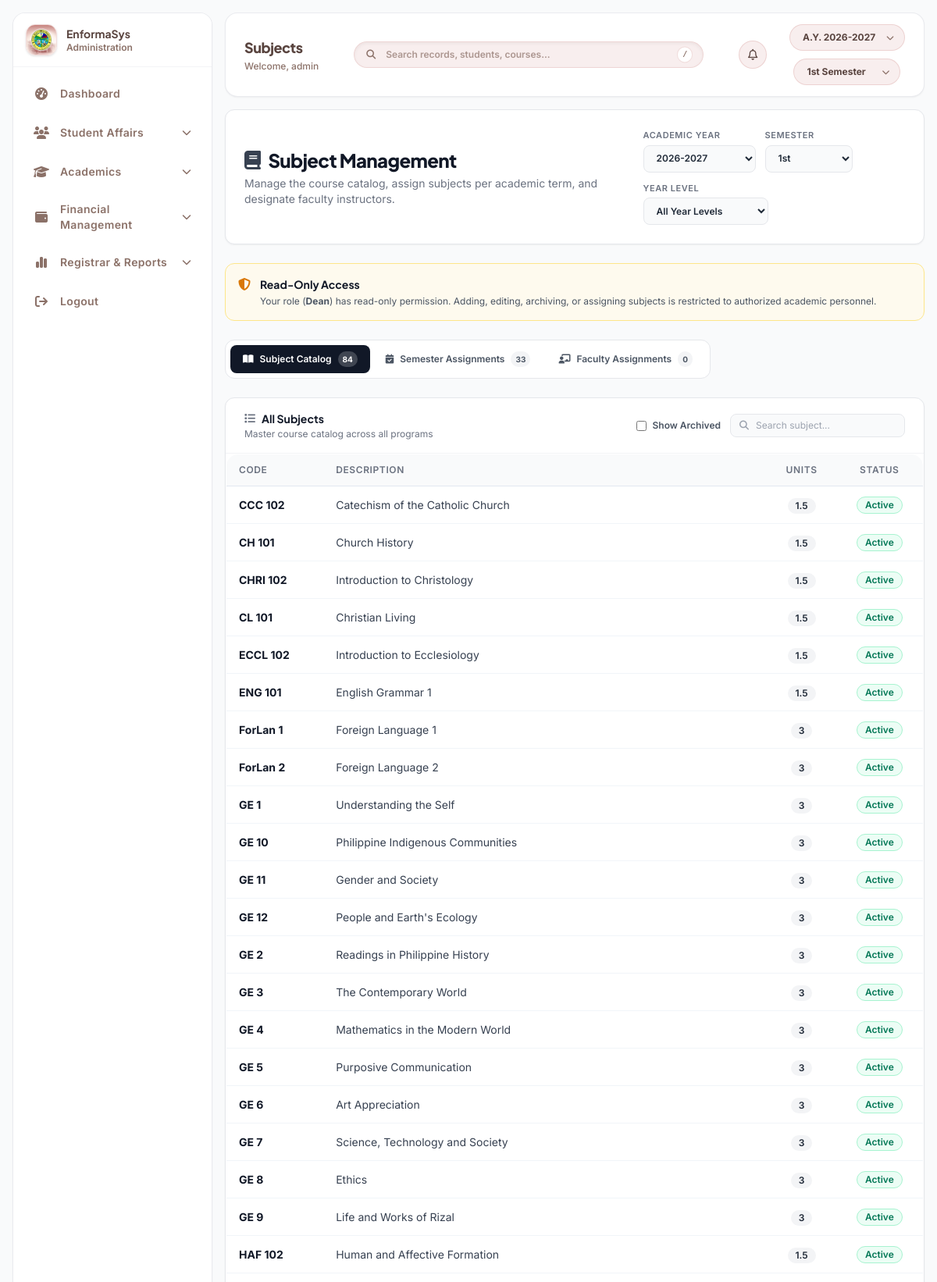
The page /modules/afms_subjects.php (signed in, upper part) on the database its author committed.
### tables this page shows
CREATE TABLE `subjects` (
  `subject_id` int(11) NOT NULL AUTO_INCREMENT,
  `subject_code` varchar(30) NOT NULL,
  `subject_name` varchar(150) NOT NULL,
  `units` decimal(3,1) NOT NULL DEFAULT 0.0,
  `prerequisite_subject_id` int(11) DEFAULT NULL,
  `created_at` datetime NOT NULL DEFAULT current_timestamp(),
  `updated_at` datetime DEFAULT NULL,
  `archived_at` datetime DEFAULT NULL,
  PRIMARY KEY (`subject_id`),
  UNIQUE KEY `uniq_subject_code` (`subject_code`),
  KEY `idx_subjects_archived_at` (`archived_at`),
  KEY `fk_subjects_prereq` (`prerequisite_subject_id`),
  CONSTRAINT `fk_subjects_prereq` FOREIGN KEY (`prerequisite_subject_id`) REFERENCES `subjects` (`subject_id`) ON DELETE SET NULL
);

### modules/afms_subjects.php (the view, shortened to what the rows shown need)
<?php
include '../includes/session_fix.php';
include '../includes/db.php';
$role = (string)($_SESSION['role'] ?? '');
$is_admin_or_rector = (
    strtolower($role) === 'admin' ||
    strtolower($role) === 'rector' ||
    strtolower($role) === 'dean' ||
    $role === 'Admin' ||
    $role === 'Rector' ||
    $role === 'Dean'
);
$can_edit = ($_SESSION['role'] != 'admin' && $_SESSION['role'] != 'rector' && !$is_admin_or_rector && $role === 'AcademicFormator');
$show_archived_subjects = isset($_GET['show_archived_subjects']) && $_GET['show_archived_subjects'] === '1';
$subjects_table = [];
$sql_subjects_table = "SELECT subject_id, subject_code, subject_name, units, archived_at FROM subjects";
if (!$show_archived_subjects) {
    $sql_subjects_table .= " WHERE archived_at IS NULL";
}
$sql_subjects_table .= " ORDER BY subject_code ASC";
$res_sub_all = $conn->query($sql_subjects_table);
if ($res_sub_all) {
    while ($row = $res_sub_all->fetch_assoc()) {
        $subjects_table[] = $row;
    }
}
$active_tab = isset($_POST['active_tab'])
    ? trim((string)$_POST['active_tab'])
    : (isset($_GET['tab']) ? trim((string)$_GET['tab']) : 'catalog');
require_once __DIR__ . '/../includes/layout_app_start.php';
$theadThCls = 'bg-gray-50 text-xs font-semibold text-gray-500 uppercase tracking-wider py-3 px-4 whitespace-nowrap';
$hasEditAccess = ($_SESSION['role'] != 'admin' && $_SESSION['role'] != 'rector' && $can_edit);
?>
        <div class="space-y-6">
            <div class="bg-white rounded-xl border border-gray-200 shadow-sm p-5 sm:p-6 flex flex-col lg:flex-row lg:items-center lg:justify-between gap-4">
                <div>
                    <h1 class="text-xl sm:text-2xl font-extrabold text-gray-900 tracking-tight m-0 flex items-center gap-2.5">
                        <i class="fas fa-book text-gray-700"></i>
                        <span>Subject Management</span>
                    </h1>
                </div>
            </div>
            <section id="tabPanelCatalog" role="tabpanel" aria-labelledby="tabBtnCatalog" class="<?php echo $active_tab === 'catalog' ? '' : 'hidden'; ?>">
                <div class="grid grid-cols-1 lg:grid-cols-3 gap-6 items-start">
                    <div class="<?php echo $hasEditAccess ? 'lg:col-span-2' : 'lg:col-span-3'; ?> bg-white rounded-xl border border-gray-200 shadow-sm overflow-hidden">
                        <div class="overflow-x-auto">
                            <table id="subjectsTable" class="w-full min-w-full border-collapse !mt-0 text-left">
                                <thead>
                                    <tr class="border-b border-gray-200">
                                        <th class="<?php echo $theadThCls; ?> text-left">Code</th>
                                        <th class="<?php echo $theadThCls; ?> text-left">Description</th>
                                        <th class="<?php echo $theadThCls; ?> text-center">Units</th>
                                        <th class="<?php echo $theadThCls; ?> text-center">Status</th>
                                    </tr>
                                </thead>
                                <tbody class="divide-y divide-gray-100 bg-white">
                                    <?php foreach ($subjects_table as $s) { ?>
                                        <?php $is_archived = ($s['archived_at'] ?? null) !== null; ?>
                                        <tr class="subject-row hover:bg-gray-50 transition-colors">
                                            <td class="subject-code py-3 px-4 text-sm font-bold text-gray-900 whitespace-nowrap">
                                                <?php echo htmlspecialchars((string)$s['subject_code']); ?>
                                            </td>
                                            <td class="subject-name py-3 px-4 text-sm text-gray-700">
                                                <?php echo htmlspecialchars((string)$s['subject_name']); ?>
                                            </td>
                                            <td class="py-3 px-4 text-center whitespace-nowrap">
                                                <span class="inline-flex items-center px-2.5 py-0.5 rounded-full text-xs font-semibold bg-gray-100 text-gray-800">
                                                    <?php echo htmlspecialchars(capstone_format_units($s['units'] ?? 0)); ?>
                                                </span>
                                            </td>
                                            <td class="py-3 px-4 text-center whitespace-nowrap">
                                                <?php if ($is_archived) { ?>
                                                    <span class="inline-flex items-center px-2.5 py-0.5 rounded-full text-xs font-semibold bg-amber-50 text-amber-700 border border-amber-200">Archived</span>
                                                <?php } else { ?>
                                                    <span class="inline-flex items-center px-2.5 py-0.5 rounded-full text-xs font-semibold bg-emerald-50 text-emerald-700 border border-emerald-200">Active</span>
                                                <?php } ?>
                                            </td>
                                        </tr>
                                    <?php } ?>
                                </tbody>
                            </table>
                        </div>
                    </div>
                </div>
            </section>
        </div>
<?php require_once __DIR__ . '/../includes/layout_app_end.php'; ?>
<?php exit; ?>

### rows shown on the page
subjects: subject_code "CCC 102", subject_name "Catechism of the Catholic Church", units "1.5", shows "Active"
subjects: subject_code "CH 101", subject_name "Church History", units "1.5", shows "Active"
subjects: subject_code "CHRI 102", subject_name "Introduction to Christology", units "1.5", shows "Active"
subjects: subject_code "CL 101", subject_name "Christian Living", units "1.5", shows "Active"
subjects: subject_code "ECCL 102", subject_name "Introduction to Ecclesiology", units "1.5", shows "Active"
subjects: subject_code "ENG 101", subject_name "English Grammar 1", units "1.5", shows "Active"
subjects: subject_code "ForLan 1", subject_name "Foreign Language 1", units "3", shows "Active"
subjects: subject_code "ForLan 2", subject_name "Foreign Language 2", units "3", shows "Active"
subjects: subject_code "GE 1", subject_name "Understanding the Self", units "3", shows "Active"
subjects: subject_code "GE 10", subject_name "Philippine Indigenous Communities", units "3", shows "Active"
subjects: subject_code "GE 11", subject_name "Gender and Society", units "3", shows "Active"
subjects: subject_code "GE 12", subject_name "People and Earth's Ecology", units "3", shows "Active"
subjects: subject_code "GE 2", subject_name "Readings in Philippine History", units "3", shows "Active"
subjects: subject_code "GE 3", subject_name "The Contemporary World", units "3", shows "Active"
subjects: subject_code "GE 4", subject_name "Mathematics in the Modern World", units "3", shows "Active"
subjects: subject_code "GE 5", subject_name "Purposive Communication", units "3", shows "Active"
subjects: subject_code "GE 6", subject_name "Art Appreciation", units "3", shows "Active"
subjects: subject_code "GE 7", subject_name "Science, Technology and Society", units "3", shows "Active"
subjects: subject_code "GE 8", subject_name "Ethics", units "3", shows "Active"
subjects: subject_code "GE 9", subject_name "Life and Works of Rizal", units "3", shows "Active"
subjects: subject_code "HAF 102", subject_name "Human and Affective Formation", units "1.5", shows "Active"

### other values the page prints
$appName "EnformaSys"
$roleSubtitle "Administration"
$item['label'] "Dashboard"
$item['label'] "Student Affairs"
$item['label'] "Academics"
$item['label'] "Financial Management"
$item['label'] "Registrar & Reports"
$item['label'] "Logout"
$headerTitle "Subjects"
$headerGreetingName "admin"
$role ?: 'Admin/Rector' "Dean"
count($subjects_table) "84"
count($assignments) "33"
count($teacher_assignments) "0"
form field academic_year "2026-2027"
